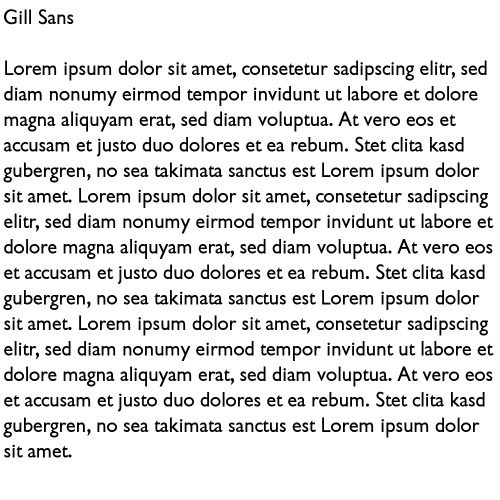
#> input picture ocrsample.png, 1000 x 1000 px (shown at 1/2 size)
$ python ocr.py
#> lines starting #> are read from the running program, lines starting #| are printed output that depends on the picture; after the words box and inside, x2 and y2 are one past the last pixel; in counts of white or black regions, pixels touching at a corner belong together
import cv2
import numpy as np
import pytesseract

print("Bun venit la programul pentru extras text din poze.")
img = cv2.imread("ocrsample.png")
#> img is the input picture: shape (1000, 1000, 3); min 0, max 255, mean 225.3
img = cv2.resize(img, None, fx=0.5, fy=0.5)
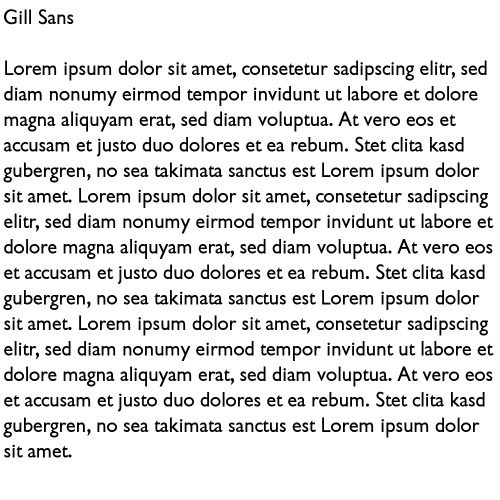
#> img: shape (500, 500, 3); min 0, max 255, mean 225.3
gray = cv2.cvtColor(img, cv2.COLOR_BGR2GRAY)
adaptive_threshold = cv2.adaptiveThreshold(gray, 255, cv2.ADAPTIVE_THRESH_GAUSSIAN_C, cv2.THRESH_BINARY, 85, 11)
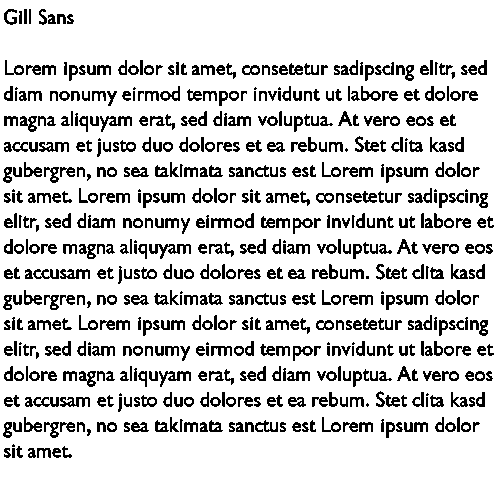
#> adaptive_threshold: shape (500, 500); 84.2% white; black in thin lines or dots, all inside (x1, y1, x2, y2) = (3, 9, 494, 458)
config = "--psm 3"
#> (the run stopped early here; a loop or call above may not have finished)
